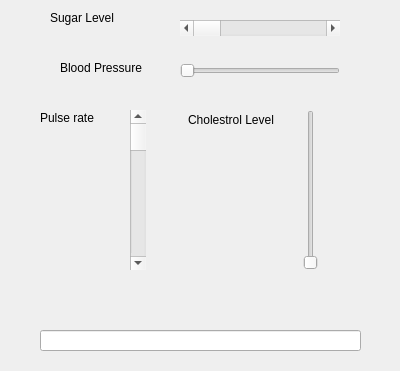
<?xml version="1.0" encoding="UTF-8"?>
<ui version="4.0">
 <class>Dialog</class>
 <widget class="QDialog" name="Dialog">
  <property name="geometry">
   <rect>
    <x>0</x>
    <y>0</y>
    <width>400</width>
    <height>371</height>
   </rect>
  </property>
  <property name="windowTitle">
   <string>Dialog</string>
  </property>
  <widget class="QScrollBar" name="horizontalScrollBarSugarLevel">
   <property name="geometry">
    <rect>
     <x>180</x>
     <y>20</y>
     <width>160</width>
     <height>16</height>
    </rect>
   </property>
   <property name="orientation">
    <enum>Qt::Horizontal</enum>
   </property>
  </widget>
  <widget class="QSlider" name="horizontalSliderBloodPressure">
   <property name="geometry">
    <rect>
     <x>180</x>
     <y>60</y>
     <width>160</width>
     <height>22</height>
    </rect>
   </property>
   <property name="orientation">
    <enum>Qt::Horizontal</enum>
   </property>
  </widget>
  <widget class="QScrollBar" name="verticalScrollBarPulseRate">
   <property name="geometry">
    <rect>
     <x>130</x>
     <y>110</y>
     <width>16</width>
     <height>160</height>
    </rect>
   </property>
   <property name="orientation">
    <enum>Qt::Vertical</enum>
   </property>
  </widget>
  <widget class="QSlider" name="verticalSliderCholestrolLevel">
   <property name="geometry">
    <rect>
     <x>300</x>
     <y>110</y>
     <width>22</width>
     <height>160</height>
    </rect>
   </property>
   <property name="orientation">
    <enum>Qt::Vertical</enum>
   </property>
  </widget>
  <widget class="QLabel" name="label">
   <property name="geometry">
    <rect>
     <x>50</x>
     <y>10</y>
     <width>81</width>
     <height>16</height>
    </rect>
   </property>
   <property name="text">
    <string>Sugar Level</string>
   </property>
  </widget>
  <widget class="QLabel" name="label_2">
   <property name="geometry">
    <rect>
     <x>60</x>
     <y>60</y>
     <width>101</width>
     <height>16</height>
    </rect>
   </property>
   <property name="text">
    <string>Blood Pressure</string>
   </property>
  </widget>
  <widget class="QLabel" name="label_3">
   <property name="geometry">
    <rect>
     <x>40</x>
     <y>110</y>
     <width>71</width>
     <height>16</height>
    </rect>
   </property>
   <property name="text">
    <string>Pulse rate</string>
   </property>
  </widget>
  <widget class="QLabel" name="label_4">
   <property name="geometry">
    <rect>
     <x>188</x>
     <y>110</y>
     <width>101</width>
     <height>20</height>
    </rect>
   </property>
   <property name="text">
    <string>Cholestrol Level</string>
   </property>
  </widget>
  <widget class="QLineEdit" name="lineEditResult">
   <property name="geometry">
    <rect>
     <x>40</x>
     <y>330</y>
     <width>321</width>
     <height>21</height>
    </rect>
   </property>
  </widget>
 </widget>
 <resources/>
 <connections/>
</ui>
